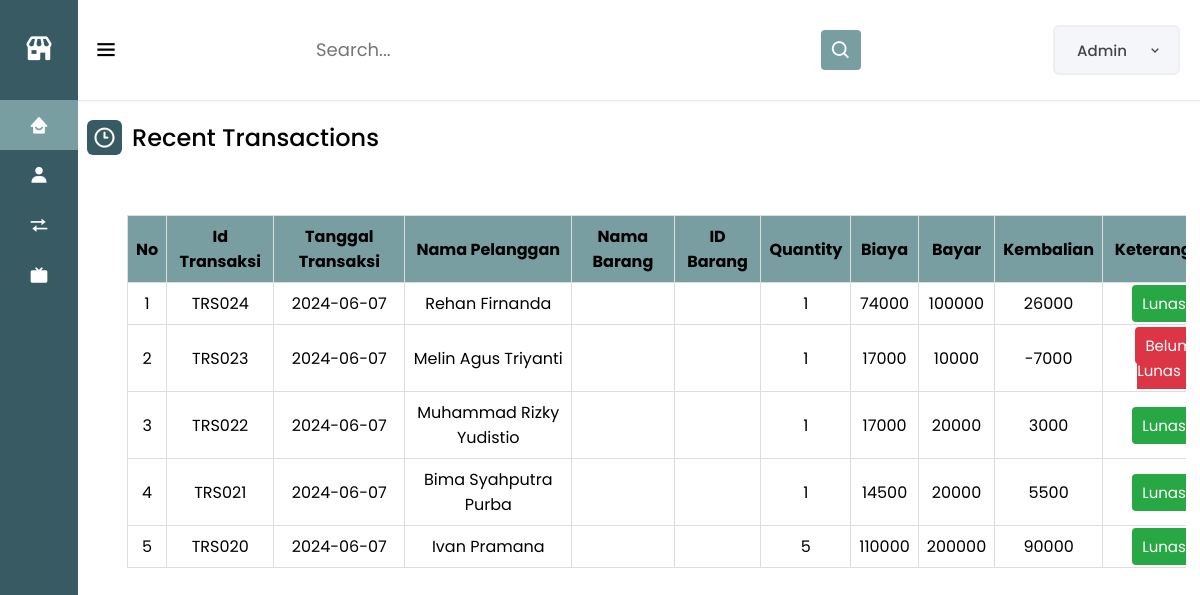
Screenshot of /admin/dashboard.php with the database file from the repository.
### tables this page shows
CREATE TABLE `transaksi` (
  `id_transaksi` varchar(10) NOT NULL,
  `tanggal` varchar(20) NOT NULL,
  `id_pelanggan` varchar(10) NOT NULL,
  `qty` int(11) NOT NULL,
  `biaya` int(11) NOT NULL,
  `bayar` int(11) NOT NULL,
  `kembalian` int(11) NOT NULL,
  `id_produk` int(11) DEFAULT NULL,
  `nama_produk` varchar(255) DEFAULT NULL
);

CREATE TABLE `pelanggan` (
  `id_pelanggan` varchar(10) NOT NULL,
  `nama_pelanggan` varchar(100) NOT NULL,
  `username` varchar(25) NOT NULL,
  `password` varchar(100) NOT NULL,
  `alamat_pelanggan` varchar(255) NOT NULL,
  `no_hp_pelanggan` varchar(20) NOT NULL
);

### admin/dashboard.php (the view, shortened to what this page needs)
<?php
    require '../conn.php';
    $sumber = 'https://erpkel12.my.id/api/product';
    $konten = file_get_contents($sumber);
    $data_transaksi = json_decode($konten, true);
    $sql_dashboard = "SELECT transaksi.id_transaksi, transaksi.tanggal, pelanggan.nama_pelanggan, transaksi.nama_produk, transaksi.id_produk, transaksi.qty, transaksi.biaya, transaksi.bayar, transaksi.kembalian
    FROM transaksi
    INNER JOIN pelanggan ON transaksi.id_pelanggan = pelanggan.id_pelanggan
    ORDER BY transaksi.id_transaksi DESC LIMIT 5";
    $stmt_dashboard = $conn->prepare($sql_dashboard);
    $stmt_dashboard->execute();
?>
<!DOCTYPE html>
<html lang="en">
<head>
    <link rel="stylesheet" href="../sidebar.css">
    <link rel="stylesheet" href="../table.css">
    <link rel="stylesheet" href="https://unicons.iconscout.com/release/v4.0.0/css/line.css">
    <link href='https://unpkg.com/boxicons@2.0.7/css/boxicons.min.css' rel='stylesheet'>
    <link rel="stylesheet" href="https://cdnjs.cloudflare.com/ajax/libs/font-awesome/5.15.3/css/all.min.css">
</head>
<body>
    <div class="sidebar close">
    <div class="logo-details">
        <i class='bx bxs-store' ></i>
    </div>
    <ul class="nav-links">
        <li>
            <a href="<?php echo "../admin/dashboard.php"; ?>" class="active">
                <i class='bx bxs-home-smile'></i>
            </a>
        </li>
        <li>
            <div class="iocn-link">
                <a href="<?php echo "../pelanggan/list_pelanggan.php"; ?>" >
                    <i class='bx bxs-user'></i>
                </a>
            </div>
        </li>
        <li>
                <div class="iocn-link">
                    <a href="<?php echo "../transaksi/transaksi.php"; ?>">
                        <i class='bx bx-transfer'></i>
                    </a>
                </div>
            </li>
            <li>
                <div class="iocn-link">
                    <a href="<?php echo "../pemasaran/pemasaran.php"; ?>">
                        <i class='bx bxs-tv'></i>
                    </a>
                </div>
            </li>
        </ul>
    </div>
    <section class="dashboard">
        <div class="top">
            <div class="sidebar-button">
                <i class='bx bx-menu sidebar-toggle'></i>
            </div>
            <div class="search-box">
                <input type="text" placeholder="Search...">
                <i class='bx bx-search'></i>
            </div>
            <div class="profile-details">
                <span class="admin_name">Admin</span>
                <i class="bx bx-chevron-down"></i>
            </div>
        </div>
        <div class="dash-content">
            <div class="database">
                <div class="title">
                    <i class="uil uil-clock-three"></i>
                    <span class="text">Recent Transactions</span>
                </div>
                <div class="database-data">
                    <div class="center">
                        <table id="dataTables" class="table table-hover">
                            <thead>
                                <tr style="text-align: center;">
                                    <th>No</th>
                                    <th>Id Transaksi</th>
                                    <th>Tanggal Transaksi</th>
                                    <th>Nama Pelanggan</th>
                                    <th>Nama Barang</th>
                                    <th>ID Barang</th>
                                    <th>Quantity</th>
                                    <th>Biaya</th>
                                    <th>Bayar</th>
                                    <th>Kembalian</th>
                                    <th>Keterangan</th>
                                </tr>
                            </thead>
                            <tbody>
                            <?php
                                $no = 1;
                                while ($data = $stmt_dashboard->fetch(PDO::FETCH_ASSOC)) {
                                    foreach ($data_transaksi as $row) {
                                        if ($row['id'] == $data['id_produk']) {
                                            $nama_produk = $row['name'];
                                            break;
                                        }
                                    }
                                ?>
                                    <tr>
                                        <td style="text-align: center;"><?= $no++; ?></td>
                                        <td style="text-align: center;"><?= $data['id_transaksi']; ?></td>
                                        <td style="text-align: center;"><?= $data['tanggal']; ?></td>
                                        <td style="text-align: center;"><?= $data['nama_pelanggan']; ?></td>
                                        <td style="text-align: center;"><?= $row['name']; ?></td>
                                        <td style="text-align: center;"><?= $row['id']; ?></td>
                                        <td style="text-align: center;"><?= $data['qty']; ?></td>
                                        <td style="text-align: center;"><?= $data['biaya']; ?></td>
                                        <td style="text-align: center;"><?= $data['bayar']; ?></td>
                                        <td style="text-align: center;"><?= $data['kembalian']; ?></td>
                                        <td style="text-align: center;">
                                            <?php
                                            if ($data['kembalian'] < 0) {
                                                echo "<span class='keterangan-lunas'>Belum Lunas</span>";
                                            } else {
                                                echo "<span class='keterangan-belum-lunas'>Lunas</span>";
                                            }
                                            ?>
                                        </td>
                                    </tr>
                                <?php } ?>
                            </tbody>
                        </table>
                    </div>
                </div>
            </div>
        </div>
    </section>
</body>
</html>

### sidebar.css (style rules this page uses)
* { margin: 0; padding: 0; box-sizing: border-box; font-family: 'Poppins', sans-serif; }
:root { --primary-color: #375A63; --panel-color: #FFF; --text-color: #000; --black-light-color: #707070; --border-color: #e6e5e5; --toggle-color: #DDD; --box1-color: #8CC2D5; --box2-color: #DED9CE; --box3-color: #F98E8E; --box4-color: #AEBDB9; --title-icon-color: #fff; --tran-05: all 0.5s ease; --tran-03: all 0.3s ease; --tran-03: all 0.2s ease; }
body { min-height: 100vh; background-color: var(--primary-color); }
.sidebar { position: fixed; top: 0; left: 0; height: 100%; width: 260px; background: var(--primary-color); z-index: 200; transition: all 0.5s ease; }
.sidebar.close { width: 78px; }
.sidebar .logo-details { height: 60px; width: 100%; display: flex; align-items: center; padding-top: 38px; }
.sidebar .logo-details i { font-size: 30px; color: #fff; height: 50px; min-width: 78px; text-align: center; line-height: 50px; }
.sidebar .nav-links { height: 100%; padding: 40px 0 150px 0; overflow: auto; }
.sidebar.close .nav-links a.active { background: #789EA2; }
.sidebar.close .nav-links { overflow: visible; }
.sidebar .nav-links li { position: relative; list-style: none; transition: all 0.4s ease; }
.sidebar .nav-links li .iocn-link { display: flex; align-items: center; justify-content: space-between; }
.sidebar.close .nav-links li .iocn-link { display: block }
.sidebar .nav-links li i { height: 50px; min-width: 78px; text-align: center; line-height: 50px; color: #fff; font-size: 20px; cursor: pointer; transition: all 0.3s ease; }
.sidebar .nav-links li a { display: flex; align-items: center; text-decoration: none; }
.dashboard { position: relative; left: 260px; background-color: var(--panel-color); min-height: 100vh; width: calc(100% - 260px); padding: 10px 14px; transition: var(--tran-05); }
.sidebar.close ~ .dashboard { left: 73px; width: calc(100% - 73px); }
.dashboard .top { position: fixed; top: 0; height: 100px; left: 260px; display: flex; width: calc(100% - 260px); justify-content: space-between; align-items: center; padding: 0px 20px; background-color: var(--panel-color); box-shadow: 0 1px 1px rgba(0, 0, 0, 0.1); transition: var(--tran-05); z-index: 100; }
.sidebar.close ~ .dashboard .top { left: 73px; width: calc(100% - 73px); }
.dashboard .top .sidebar-toggle { font-size: 26px; color: var(--text-color); cursor: pointer; display: flex; align-items: center; }
.top .sidebar-button i { font-size: 35px; margin-right: 10px; }
.dashboard .top .search-box { position: relative; height: 50px; max-width: 550px; width: 100%; margin: 0 20px; }
.top .search-box input { position: absolute; top: 3.1px; width: 90%; height: 85%; border: none; outline: none; font-size: 18px; background: transparent }
.top .search-box .bx-search { position: absolute; height: 40px; width: 40px; background: #789EA2; right: 5px; top: 50%; transform: translateY(-50%); border-radius: 4px; line-height: 40px; text-align: center; color: #fff; font-size: 22px; transition: all 0.4 ease; cursor: pointer; }
.dashboard .top .profile-details { position: relative; display: flex; align-items: center; background: #F5F6FA; color: #444546; border: 2px solid #EFEEF1; border-radius: 6px; height: 50px; min-width: 100px; padding: 0 15px 0 2px; }
.profile-details .admin_name { display: inline-block; background-color: transparent; padding: 5px 10px; border-radius: 6px; font-size: 15px; font-weight: 500; margin: 0 10px; white-space: nowrap; }
.dashboard .dash-content { padding-top: 50px; position: relative; }
.dash-content .title { display: flex; align-items: center; margin: 60px 0 30px 0; }
.dash-content .title i { position: relative; height: 35px; width: 35px; background-color: var(--primary-color); border-radius: 6px; color: var(--title-icon-color); display: flex; align-items: center; justify-content: center; font-size: 24px; }
.dash-content .title .text { font-size: 24px; font-weight: 500; color: var(--text-color); margin-left: 10px; }
.dash-content .database .database-data { display: flex; justify-content: space-between; align-items: center; }
.database .database-data { display: flex; }
.keterangan-lunas { background-color: #dc3545; color: white; padding: 8px 10px; border-radius: 4px; font-size: 15px; }
.keterangan-belum-lunas { background-color: #28a745; color: white; padding: 8px 10px; border-radius: 4px; font-size: 15px; }
@media (max-width: 3000px) { .database .database-data { overflow-X: scroll; } }

### rows the page displays
transaksi: id_transaksi "TRS024", tanggal "2024-06-07", id_pelanggan.nama_pelanggan "Rehan Firnanda", qty "1", biaya "74000", bayar "100000", kembalian "26000", shows "Lunas"
transaksi: id_transaksi "TRS023", tanggal "2024-06-07", id_pelanggan.nama_pelanggan "Melin Agus Triyanti", qty "1", biaya "17000", bayar "10000", kembalian "-7000", shows "Belum Lunas"
transaksi: id_transaksi "TRS022", tanggal "2024-06-07", id_pelanggan.nama_pelanggan "Muhammad Rizky Yudistio", qty "1", biaya "17000", bayar "20000", kembalian "3000", shows "Lunas"
transaksi: id_transaksi "TRS021", tanggal "2024-06-07", id_pelanggan.nama_pelanggan "Bima Syahputra Purba", qty "1", biaya "14500", bayar "20000", kembalian "5500", shows "Lunas"
transaksi: id_transaksi "TRS020", tanggal "2024-06-07", id_pelanggan.nama_pelanggan "Ivan Pramana", qty "5", biaya "110000", bayar "200000", kembalian "90000", shows "Lunas"
